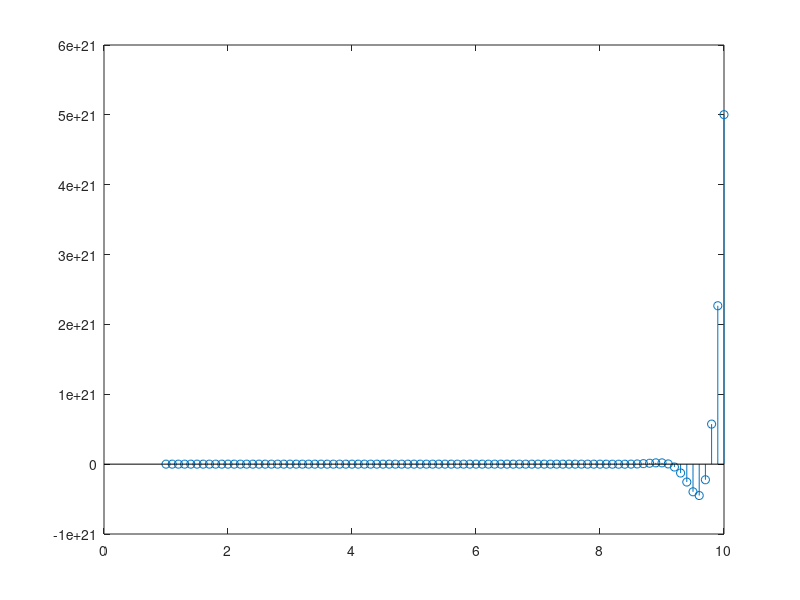

Here is the MATLAB script that generated this plot:
close all;
t = 1:0.1:10;
a = input('Enter Real: ');
b = input('Enter Imaginary: ');
s = a+(b*1i);
y = exp(s*t);
stem(t,real(y));